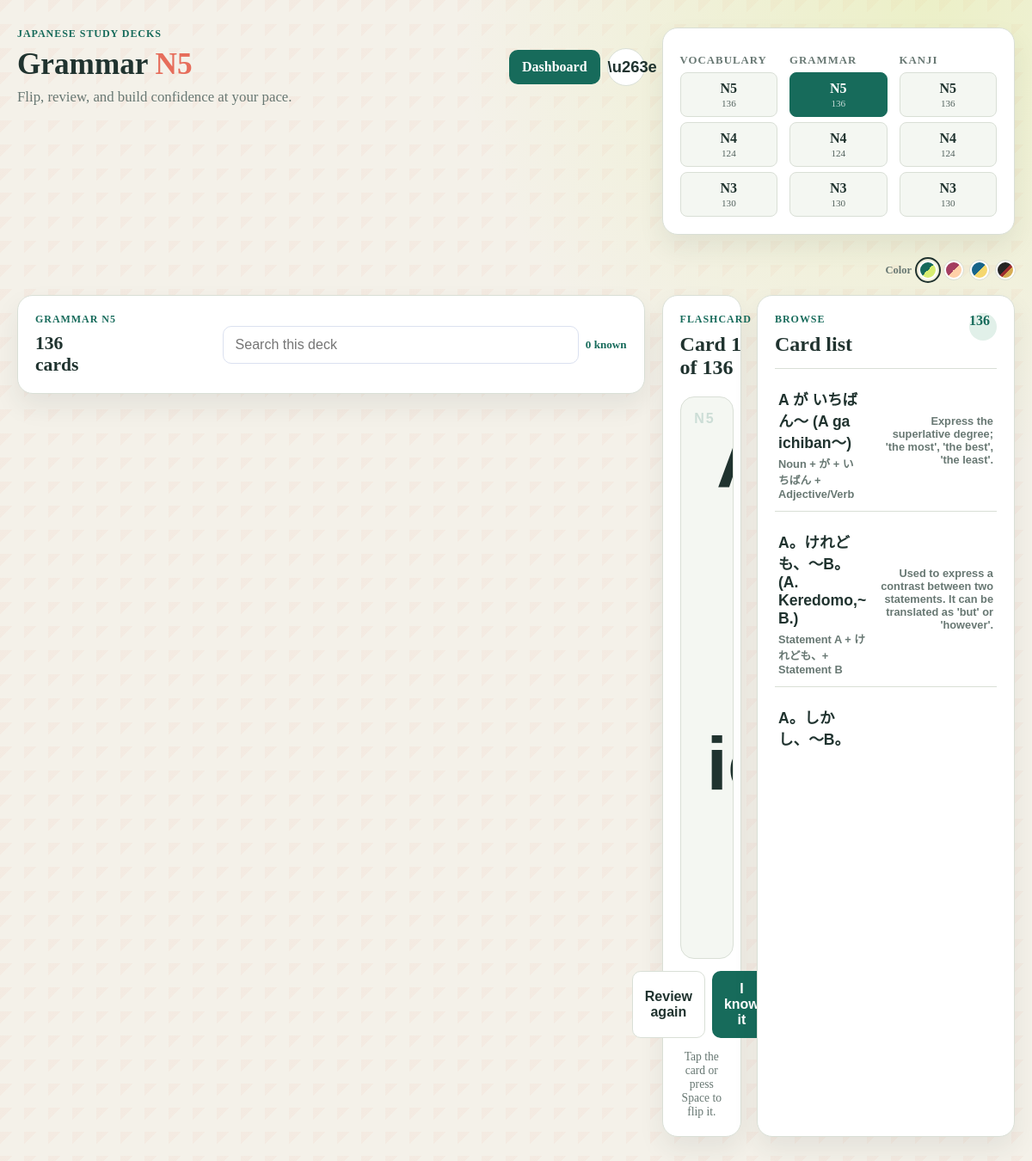
The page /study/grammar/N5 (signed in) on the database its author committed.
### app.py (models this page shows)
class Grammar(db.Model):
    id = db.Column(db.Integer, primary_key=True)
    level = db.Column(db.String(2), nullable=False)
    point = db.Column(db.String(300), nullable=False)
    meaning = db.Column(db.Text, nullable=False)
    formation = db.Column(db.Text, nullable=False, default='')
    example_japanese = db.Column(db.Text, nullable=False, default='')
    example_english = db.Column(db.Text, nullable=False, default='')
    __table_args__ = (db.UniqueConstraint('level', 'point', name='unique_grammar_level_point'),)

### app.py (the view)
@app.route('/study/<category>/<level>')
@login_required
def study_deck(category, level):
    category = category.lower()
    level = level.upper()
    if category not in {'vocabulary', 'grammar', 'kanji'} or level not in {'N5', 'N4', 'N3'}:
        abort(404)
    if category == 'vocabulary':
        items = Vocabulary.query.order_by(Vocabulary.id).all() if level == 'N5' else []
        data = [{'front': item.japanese, 'reading': item.reading, 'meaning': item.meaning,
                 'detail': item.example, 'type': item.part_of_speech} for item in items]
    elif category == 'grammar':
        items = Grammar.query.filter_by(level=level).order_by(Grammar.id).all()
        data = [{'front': item.point, 'reading': item.formation, 'meaning': item.meaning,
                 'detail': item.example_japanese, 'extra': item.example_english, 'type': 'grammar'} for item in items]
    else:
        items = Kanji.query.filter_by(level=level).order_by(Kanji.id).all()
        data = [{'front': item.character, 'reading': item.readings, 'meaning': item.meaning,
                 'detail': item.mnemonic, 'extra': item.vocabulary, 'type': 'kanji'} for item in items]
    if category == 'vocabulary':
        counts = {'N5': Vocabulary.query.count(), 'N4': 0, 'N3': 0}
    elif category == 'grammar':
        counts = {deck_level: Grammar.query.filter_by(level=deck_level).count() for deck_level in ('N5', 'N4', 'N3')}
    else:
        counts = {deck_level: Kanji.query.filter_by(level=deck_level).count() for deck_level in ('N5', 'N4', 'N3')}
    return render_template('study.html', category=category, level=level, items=data, counts=counts)

### app.py (called while the page is built)
@login_manager.user_loader
def load_user(user_id):
    return User.query.get(int(user_id))

### templates/study.html (shortened to what this page needs)
<!DOCTYPE html>
<html lang="en">
  <head>
    <link rel="stylesheet" href="{{ url_for('static', filename='style.css') }}" />
  </head>
  <body>
    <main class="container study-page">
      <header class="study-header">
        <div>
          <p class="eyebrow">Japanese study decks</p>
          <h1>{{ category|title }} <span class="level-mark">{{ level }}</span></h1>
          <p class="greeting">Flip, review, and build confidence at your pace.</p>
        </div>
        <div class="study-header-actions">
          <a class="button-link" href="{{ url_for('home') }}">Dashboard</a>
          <button class="theme-toggle" id="themeToggle" type="button" aria-label="Switch to dark mode" title="Switch theme"><span id="themeIcon">&#9790;</span></button>
        </div>
      </header>
      <div class="theme-picker study-theme-picker" aria-label="Color theme">
        <span>Color</span>
        <button class="theme-swatch moss" type="button" data-theme="moss" aria-label="Moss theme"></button>
        <button class="theme-swatch sakura" type="button" data-theme="sakura" aria-label="Sakura theme"></button>
        <button class="theme-swatch ocean" type="button" data-theme="ocean" aria-label="Ocean theme"></button>
        <button class="theme-swatch samurai" type="button" data-theme="samurai" aria-label="Samurai theme"></button>
      </div>
      <section class="deck-nav card" aria-label="Study deck selection">
        <div class="deck-nav-group">
          <strong>Vocabulary</strong>
          {% for deck_level in ['N5', 'N4', 'N3'] %}
            <a class="deck-button" href="{{ url_for('study_deck', category='vocabulary', level=deck_level) }}">{{ deck_level }} <small>{{ counts.get(deck_level, 0) }}</small></a>
          {% endfor %}
        </div>
        <div class="deck-nav-group">
          <strong>Grammar</strong>
          {% for deck_level in ['N5', 'N4', 'N3'] %}
            <a class="deck-button{% if category == 'grammar' and level == deck_level %} active{% endif %}" href="{{ url_for('study_deck', category='grammar', level=deck_level) }}">{{ deck_level }} <small>{{ counts.get(deck_level, 0) }}</small></a>
          {% endfor %}
        </div>
        <div class="deck-nav-group">
          <strong>Kanji</strong>
          {% for deck_level in ['N5', 'N4', 'N3'] %}
            <a class="deck-button" href="{{ url_for('study_deck', category='kanji', level=deck_level) }}">{{ deck_level }} <small>{{ counts.get(deck_level, 0) }}</small></a>
          {% endfor %}
        </div>
      </section>
      {% if items %}
        <section class="study-toolbar card">
          <div><p class="eyebrow">{{ category|title }} {{ level }}</p><h2><span id="deckCount">{{ items|length }}</span> cards</h2></div>
          <div class="vocab-controls"><label class="sr-only" for="studySearch">Search deck</label><input id="studySearch" type="search" placeholder="Search this deck" /><span class="progress-label" id="knownLabel">0 known</span></div>
        </section>
        <section class="study-grid">
          <div class="card flashcard-panel">
            <div class="panel-heading"><div><p class="eyebrow">Flashcard</p><h2 id="cardPosition">Card 1 of {{ items|length }}</h2></div><span class="progress-label" id="cardType">{{ category|title }}</span></div>
            <button class="flashcard" id="flashcard" type="button" aria-label="Show answer">
              <span class="flashcard-face flashcard-front"><span class="word-japanese" id="cardFront"></span><span class="word-reading" id="cardReading"></span><span class="flip-hint">Show answer</span></span>
            </button>
            <div class="flashcard-actions"><button class="learn-button" id="learningButton" type="button">Review again</button><button class="know-button" id="knownButton" type="button">I know it</button></div>
            <p class="deck-status" id="deckStatus" role="status">Tap the card or press Space to flip it.</p>
          </div>
          <div class="card word-list-panel"><div class="panel-heading"><div><p class="eyebrow">Browse</p><h2>Card list</h2></div><span class="history-count" id="visibleCount">{{ items|length }}</span></div><div class="word-list" id="wordList">{% for item in items %}<button class="word-row" type="button" data-index="{{ loop.index0 }}" data-search="{{ (item.front ~ ' ' ~ item.reading ~ ' ' ~ item.meaning)|lower }}"><span><strong>{{ item.front }}</strong><small>{{ item.reading }}</small></span><span class="word-row-meaning">{{ item.meaning }}</span></button>{% endfor %}</div></div>
        </section>
      {% else %}
        <section class="card empty-vocab"><p class="eyebrow">Deck unavailable</p><h2>No {{ category }} {{ level }} data has been imported yet.</h2><p>Choose another level, or add the matching source file and run the importer.</p></section>
      {% endif %}
    </main>
  </body>
</html>

### rows shown on the page
Grammar: front "A が いちばん～ (A ga ichiban～)", reading "Noun + が + いちばん + Adjective/Verb", meaning "Express the superlative degree; 'the most', 'the best', 'the least'."
Grammar: front "A。けれども、～B。(A. Keredomo,~ B.)", reading "Statement A + けれども、+ Statement B", meaning "Used to express a contrast between two statements. It can be translated as 'but' or 'however'."
Grammar: front "A。しかし、～B。…"

### other values the page prints
{{ category|title }} "Grammar"
{{ level }} "N5"
{{ deck_level }} "N5" "N4" "N3"
{{ counts.get(deck_level, 0) }} "136" "124" "130"
{{ category|title }} "GRAMMAR"
{{ items|length }} "136"
